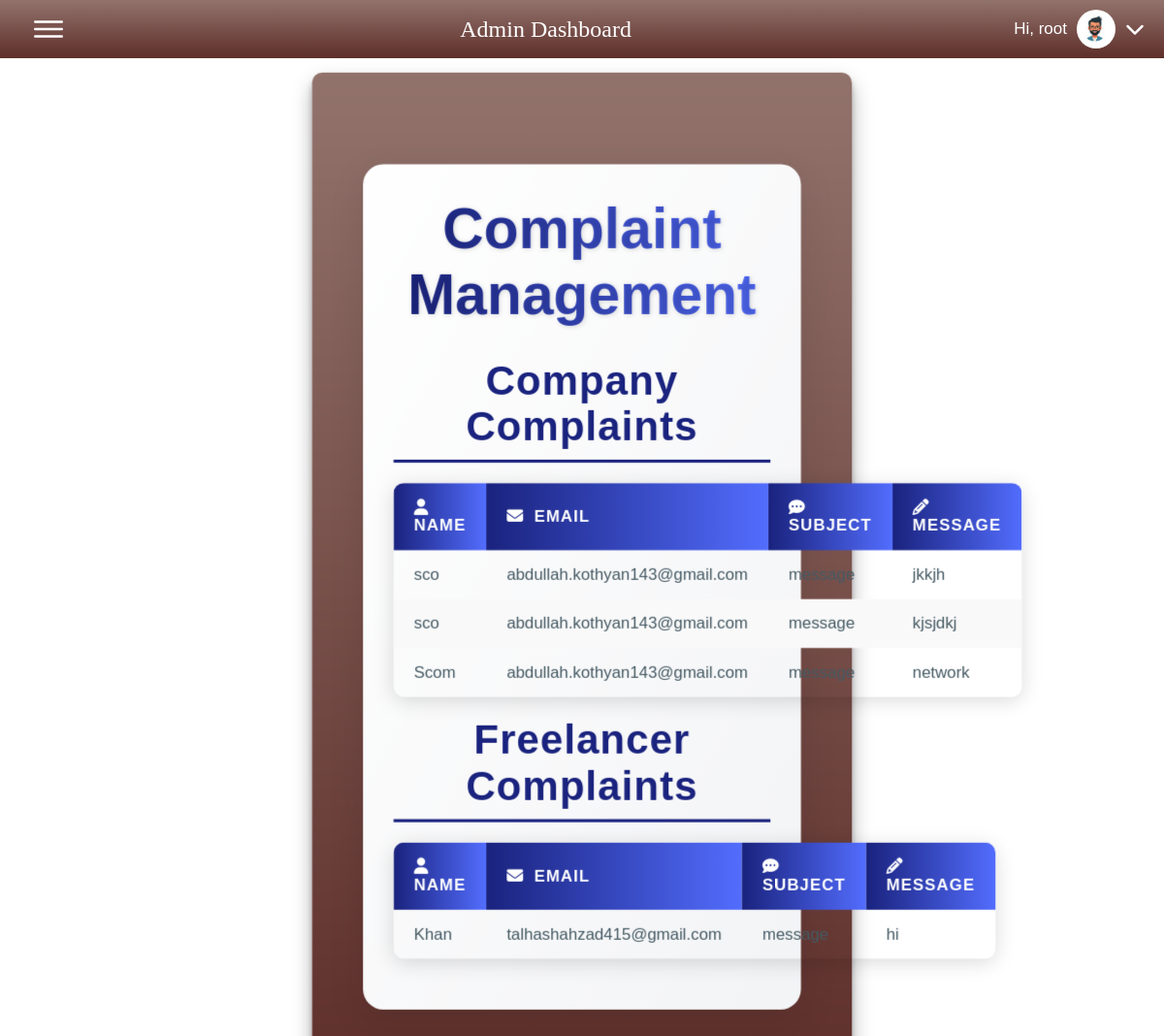
Screenshot of /admindashboard/complaints (signed in) with the database file from the repository.
### enroll/models.py (models this page shows, shortened)
class Company_Complaint(models.Model):
    name = models.CharField(max_length=100)
    email = models.EmailField()
    subject = models.CharField(max_length=200)
    message = models.TextField()

class Freelancer_Complaint(models.Model):
    name = models.CharField(max_length=100)
    email = models.EmailField()
    subject = models.CharField(max_length=200)
    message = models.TextField()

### enroll/views.py (the view)
# urls.py: path('admindashboard/complaints', views.show_complaint, name='view_complaint'),
def show_complaint(request):
    admin_id = request.session.get('admin_id')
    admin_name = request.session.get('admin_name')
    if not admin_id:
        return redirect('admin')
    freelancer_complaints = Freelancer_Complaint.objects.all()  # Fetch all rooms to display
    company_complaints = Company_Complaint.objects.all()  # Fetch all rooms to display
    context ={
        'freelancer_complaints': freelancer_complaints,
        'company_complaints': company_complaints,
        'admin_name': admin_name,
   }
    return render(request, 'enroll/show_complaints.html',context)

### enroll/templates/enroll/show_complaints.html (shortened to what this page needs)
{% load static%}
<!DOCTYPE html>
<html lang="en">
<head>
    <link rel="stylesheet" href="https://cdnjs.cloudflare.com/ajax/libs/font-awesome/6.5.2/css/all.min.css" />
</head>
<body>
    <div class="container">
        <div class="main">
            <div class="topbar">
                <div class="toggle">
                    <ion-icon name="menu-outline"></ion-icon>
                </div>
                <div class="dashboard-title">
                    Admin Dashboard
                </div>
                <div class="user">
                    <p class="username">Hi, {{ admin_name }}</p>
                    <img src="{% static 'images/avatar.png' %}" alt="User Avatar" class="avatar">
                    <div class="dropdown">
                      <i class="fas fa-chevron-down dropdown-icon"></i>
                    </div>
                </div>
            </div>
            <main>
                <section class="card">
                  <div class="complaint-container">
                    <h1>Complaint Management</h1>
                    <div class="complaints-section">
                        <h2>Company Complaints</h2>
                        <table class="complaint-table">
                            <thead>
                                <tr>
                                    <th><i class="fas fa-user icon"></i>Name</th>
                                    <th><i class="fas fa-envelope icon"></i>Email</th>
                                    <th><i class="fas fa-comment-dots icon"></i>Subject</th>
                                    <th><i class="fas fa-pencil-alt icon"></i>Message</th>
                                </tr>
                            </thead>
                            <tbody>
                                {% if company_complaints %}
                                    {% for complaint in company_complaints %}
                                    <tr>
                                        <td>{{ complaint.name }}</td>
                                        <td>{{ complaint.email }}</td>
                                        <td>{{ complaint.subject }}</td>
                                        <td>{{ complaint.message }}</td>
                                    </tr>
                                    {% endfor %}
                                {% else %}
                                    <tr>
                                        <td colspan="4" class="no-complaints">No company complaints available.</td>
                                    </tr>
                                {% endif %}
                            </tbody>
                        </table>
                    </div>
                    <div class="complaints-section">
                        <h2>Freelancer Complaints</h2>
                        <table class="complaint-table">
                            <thead>
                                <tr>
                                    <th><i class="fas fa-user icon"></i>Name</th>
                                    <th><i class="fas fa-envelope icon"></i>Email</th>
                                    <th><i class="fas fa-comment-dots icon"></i>Subject</th>
                                    <th><i class="fas fa-pencil-alt icon"></i>Message</th>
                                </tr>
                            </thead>
                            <tbody>
                                {% if freelancer_complaints %}
                                    {% for complaint in freelancer_complaints %}
                                    <tr>
                                        <td>{{ complaint.name }}</td>
                                        <td>{{ complaint.email }}</td>
                                        <td>{{ complaint.subject }}</td>
                                        <td>{{ complaint.message }}</td>
                                    </tr>
                                    {% endfor %}
                                {% else %}
                                    <tr>
                                        <td colspan="4" class="no-complaints">No freelancer complaints available.</td>
                                    </tr>
                                {% endif %}
                            </tbody>
                        </table>
                    </div>
                </div>
                </section>
            </main>
        </body>
    </head>
    </html>

### enroll/templates/enroll/show_complaints.html (style rules this page uses)
* { font-family: "Ubuntu", sans-serif; margin: 0; padding: 0; box-sizing: border-box; }
:root { --blue: #2a2185; --white: #fff; --gray: #f5f5f5; --black1: #222; --black2: #999; --green: #24c146; }
body { min-height: 100vh; overflow-x: hidden; }
.container { display: flex; width: 100%; }
.main { position: absolute; width: calc(100% - 300px); left: 300px; min-height: 100vh; background: var(--white); transition: 0.5s; }
.topbar { position: fixed; top: 0; left: 0; width: 100%; height: 60px; background:linear-gradient(to bottom, #92736c, #5e2e2a); color: #fff; display: flex; justify-content: space-between; align-items: center; padding: 0 20px; z-index: 1000; }
.toggle { color: white; position: relative; width: 60px; height: 60px; display: flex; justify-content: center; align-items: center; font-size: 2.5rem; cursor: pointer; }
.dashboard-title { font-family: "Algerian"; font-size: 24px; font-weight: lighter; color: white; text-align: center; flex-grow: 1; }
.user { display: flex; align-items: center; gap: 10px; }
.username { font-size: 17px; color: white; margin: 0; }
.avatar { width: 40px; height: 40px; border-radius: 50%; object-fit: cover; }
.dropdown { position: relative; }
.dropdown-icon { font-size: 20px; color: white; cursor: pointer; transition: transform 0.3s ease; }
main { padding: 30px; display: flex; flex-wrap: wrap; justify-content: center; }
section { margin-top: 70px; background: linear-gradient(to bottom, #92736c, #5e2e2a); padding: 50px; border-radius: 10px; box-shadow: 0 10px 20px rgba(0, 0, 0, 0.3), 0 6px 6px rgba(0, 0, 0, 0.23); transform: perspective(1000px) rotateX(0deg) rotateY(0deg) scale(1.05); transition: transform 0.3s ease, box-shadow 0.3s ease; width: 97%; }
.complaint-container { width: 100%; margin: 40px auto; padding: 30px; background: linear-gradient(to bottom right, #ffffff, #f3f4f6); border-radius: 20px; box-shadow: 0 12px 36px rgba(0, 0, 0, 0.1); }
h1 { text-align: center; font-size: 3.5em; margin-bottom: 30px; background: linear-gradient(to right, #1a237e, #536dfe); -webkit-background-clip: text; -webkit-text-fill-color: transparent; text-shadow: 1px 1px 5px rgba(0, 0, 0, 0.15); }
h2 { text-align: center; color: #1a237e; margin-bottom: 20px; font-size: 2.5em; border-bottom: 3px solid #1a237e; padding-bottom: 10px; letter-spacing: 1px; }
.complaint-table { width: 100%; border-collapse: collapse; margin: 20px 0; border-radius: 10px; overflow: hidden; box-shadow: 0 4px 20px rgba(0, 0, 0, 0.15); }
.complaint-table th, .complaint-table td { padding: 15px 20px; text-align: left; border: none; transition: background-color 0.3s ease, transform 0.3s ease; font-weight: 500; color: #455a64; }
.complaint-table th { background: linear-gradient(to right, #1a237e, #536dfe); color: white; font-weight: bold; text-transform: uppercase; letter-spacing: 1px; }
.complaint-table tr:nth-child(even) { background-color: #f9f9f9; }
.complaint-table .icon { margin-right: 10px; color: white; }
@media (max-width: 1200px) { section { flex: 1 1 calc(50% - 40px); max-width: calc(50% - 40px); } }
@media (max-width: 1200px) { .main { width: 100%; left: 0; } }

### rows the page displays
Company_Complaint: name "sco", email "abdullah.kothyan143@gmail.com", subject "message", message "jkkjh"
Company_Complaint: name "sco", email "abdullah.kothyan143@gmail.com", subject "message", message "kjsjdkj"
Company_Complaint: name "Scom", email "abdullah.kothyan143@gmail.com", subject "message", message "network"
Freelancer_Complaint: name "Khan", email "talhashahzad415@gmail.com", subject "message", message "hi"

### other values shown
{{ admin_name }} "root"
